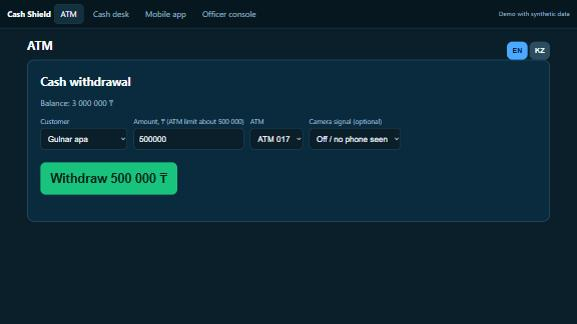
#> input picture pitch/demo-frames/01.jpg, 577 x 324 px; its folder holds 4 pictures in this run
$ python make_video.py
#> lines starting #> are read from the running program, lines starting #| are printed output that depends on the picture
"""Builds pitch/demo-backup.mp4 from the captured screens in pitch/demo-frames/.

The frames are real screenshots of the running app (production build, Russian interface),
captured step by step on 2026-11-25. The video has Russian captions and no audio.
Run: python pitch/make_video.py
"""
from pathlib import Path

import imageio.v2 as imageio
import numpy as np
from PIL import Image, ImageDraw, ImageFont

HERE = Path(__file__).parent
W, H = 1280, 720
FPS = 5
BG = (13, 43, 48)
INK = (233, 242, 238)
ACC = (61, 220, 151)
MUTED = (160, 190, 190)

FONT = r"C:\Windows\Fonts\arial.ttf"
BOLD = r"C:\Windows\Fonts\arialbd.ttf"


def font(size, bold=False):
    return ImageFont.truetype(BOLD if bold else FONT, size)


def wrap(draw, text, fnt, width):
    words, lines, cur = text.split(), [], ""
    for w in words:
        t = (cur + " " + w).strip()
        if draw.textlength(t, font=fnt) <= width:
            cur = t
        else:
            lines.append(cur)
            cur = w
    lines.append(cur)
    return lines


def card(lines, secs):
    """Text card: list of (text, size, bold, color)."""
#> called with secs = 5
    img = Image.new("RGB", (W, H), BG)
    d = ImageDraw.Draw(img)
    y = 120
    for text, size, bold, color in lines:
        f = font(size, bold)
        for ln in wrap(d, text, f, W - 200):
            d.text((100, y), ln, font=f, fill=color)
            y += int(size * 1.3)
        y += 18
#> after the loop, y = 438
    return img, secs


def shot(n, caption, secs=6):
#> called with n = 1, secs = 6
    src = Image.open(HERE / "demo-frames" / f"{n:02d}.jpg").convert("RGB")
#> src is the input picture: PIL image 577x324 RGB; mean R, G, B 13.1, 41.1, 53.6
    scale = min((W - 40) / src.width, (H - 80) / src.height)   # fit above the caption band
#> scale = 1.98
    s = src.resize((int(src.width * scale), int(src.height * scale)), Image.LANCZOS)
    img = Image.new("RGB", (W, H), BG)
    img.paste(s, ((W - s.width) // 2, 8))
    d = ImageDraw.Draw(img)
    d.rectangle([0, H - 64, W, H], fill=(7, 23, 32))
    f = font(24, True)
    lines = wrap(d, caption, f, W - 60)
#> lines = 2 items
    y = H - 60 + (52 - 28 * len(lines)) // 2
#> y = 658
    for ln in lines:
        d.text((30, y), ln, font=f, fill=INK)
        y += 28
#> this loop made 2 passes
#> y on pass 1: 686
#> (ln, y) on pass 2: ('000 ₸.', 714)
#> after the loop, y = 714
    return img, secs


def main():
    seq = [
        card([("Cash Shield (Sabyr)", 64, True, INK),
              ("Запасная запись живого демо", 36, False, ACC),
              ("Настоящие экраны работающего приложения, снятые по шагам. Без звука.", 30, False, MUTED),
              ("Все данные синтетические. Хост авторизации банка имитирован.", 30, False, MUTED)], 5),
        shot(1, "1. Гүлнар апа (вымышленная клиентка) у банкомата. Кредит взят 3 часа назад, баланс 3 000 000 ₸."),
        shot(2, "2. Первое снятие 500 000 ₸: 45 баллов, банкомат задаёт один вопрос."),
        shot(3, "3. Мошенник научил её отвечать «нет». Наличные выданы: эту потерю показываем намеренно."),
        shot(4, "4. Второе снятие, другой банкомат, камера выключена: 95 баллов. Банкомат ничего не выдаёт."),
        shot(5, "5. Касса, Болат, 2 500 000 ₸: 65 баллов. Кассир видит причины и что сказать: не выдавать."),
        shot(6, "6. Приложение, Айгерим: вклад закрыт, 2 000 000 ₸ новому получателю: 75 баллов, пауза 30 минут."),
        shot(7, "7. Консоль офицера: три операции ждут решения, у каждой причины. Доверенное лицо уведомлено (имитация).", 7),
        shot(8, "8. Чтобы снять ложную тревогу, офицер обязан написать комментарий."),
        shot(9, "9. Пауза снята: счётчик показывает 1 ложную тревогу, две операции остаются на удержании."),
        card([("Итог на 180 синтетических сценариях, замер один раз", 40, True, INK),
              ("Остановлено 78,3% мошенничества (цель 85% не достигнута)", 34, False, ACC),
              ("Потревожено 4,2% честных клиентов, на паузе 0%", 34, False, ACC),
              ("Разница ложных тревог по возрасту 8,3 п.п.: FAIL (предел 8)", 34, False, (255, 142, 134)),
              ("Правила v2 на новой выборке: 67,4% -> 76,7%, демо на v1", 34, False, (242, 184, 75)),
              ("Повторить: python tasks.py eval", 30, False, MUTED)], 9),
    ]
#> call 2 of shot, with n = 2, secs = 6
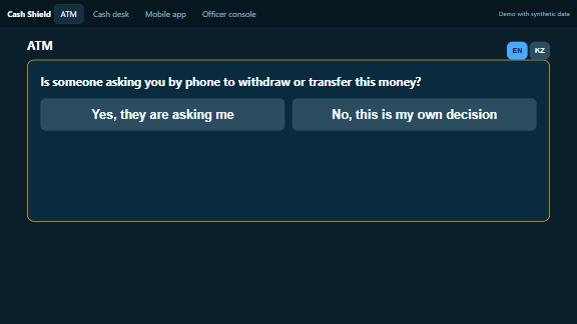
#> input picture pitch/demo-frames/02.jpg, 577 x 324 px
#> in shot, src is the input picture: PIL image 577x324 RGB; mean R, G, B 18.1, 43.1, 56.7
#> in shot (call 2), `img.paste(s, ((W - s.width) // 2, 8))`:
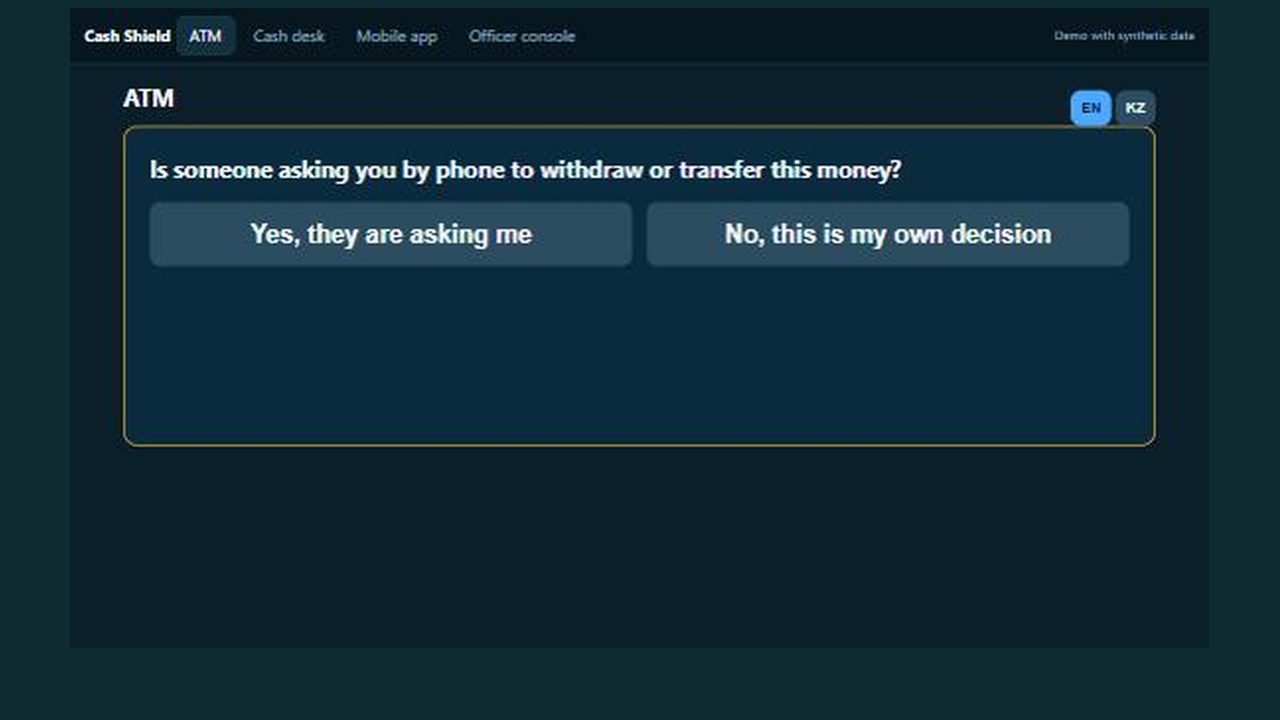
#> img: PIL image 1280x720 RGB; mean R, G, B 17.1, 43, 54.8
#> in shot (call 2), `lines = wrap(d, caption, f, W - 60)`: lines = 1 item
#> in shot (call 2), `y = H - 60 + (52 - 28 * len(lines)) // 2`: y = 672
#> the loop in shot (call 2), `for ln in lines:` made 1 pass
#> y on pass 1: 700
#> after the loop in shot (call 2), `for ln in lines:`: y = 700
#> call 3 of shot, with n = 3, secs = 6
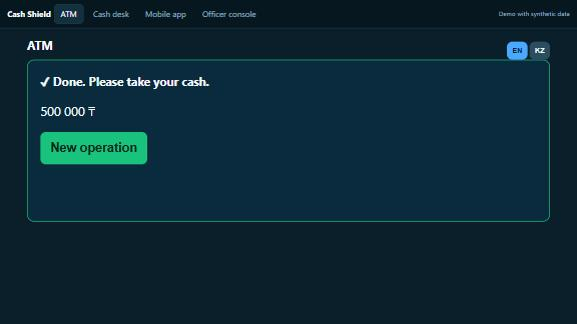
#> input picture pitch/demo-frames/03.jpg, 577 x 324 px
#> in shot, src is the input picture: PIL image 577x324 RGB; mean R, G, B 12.5, 41, 53.5
#> in shot (call 3), `img.paste(s, ((W - s.width) // 2, 8))`:
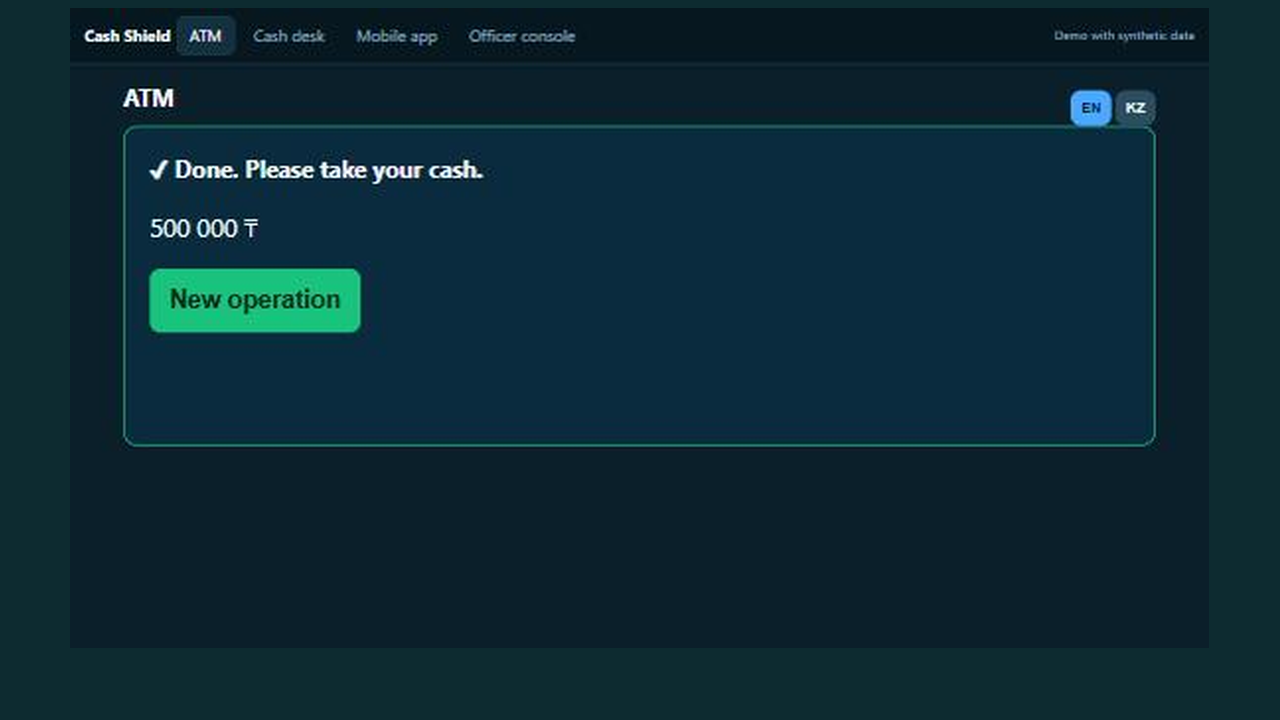
#> img: PIL image 1280x720 RGB; mean R, G, B 12.7, 41.4, 52.4
#> in shot (call 3), `lines = wrap(d, caption, f, W - 60)`: lines = 2 items
#> in shot (call 3), `y = H - 60 + (52 - 28 * len(lines)) // 2`: y = 658
#> the loop in shot (call 3), `for ln in lines:` made 2 passes
#> (ln, y) on pass 2: ('намеренно.', 714)
#> after the loop in shot (call 3), `for ln in lines:`: y = 714
#> call 4 of shot, with n = 4, secs = 6
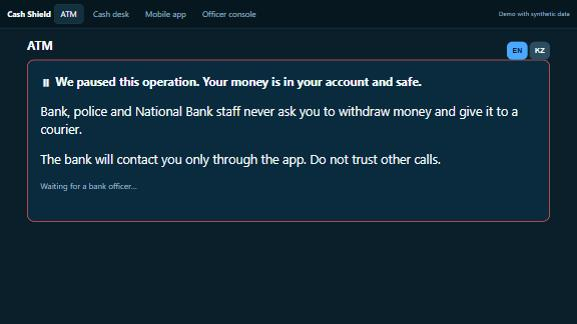
#> input picture pitch/demo-frames/04.jpg, 577 x 324 px
#> in shot, src is the input picture: PIL image 577x324 RGB; mean R, G, B 17.8, 41.9, 56
#> in shot (call 4), `s = src.resize((int(src.width * scale), int(src.height * scale)), Imag..`:
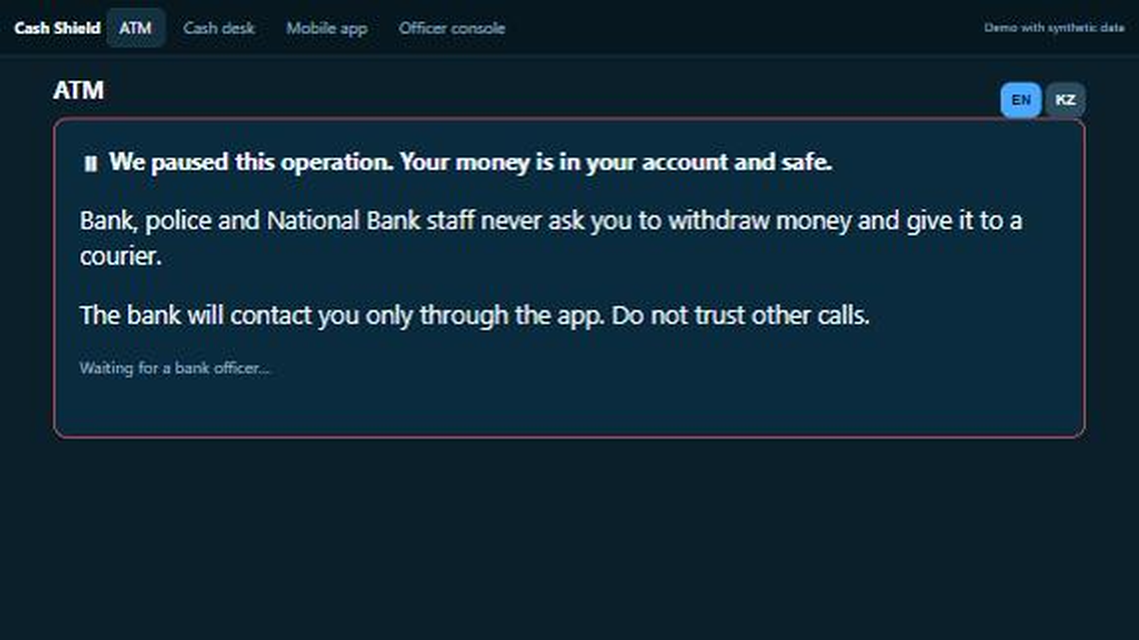
#> s: PIL image 1139x640 RGB; mean R, G, B 17.9, 41.9, 56
#> in shot (call 4), `img.paste(s, ((W - s.width) // 2, 8))`:
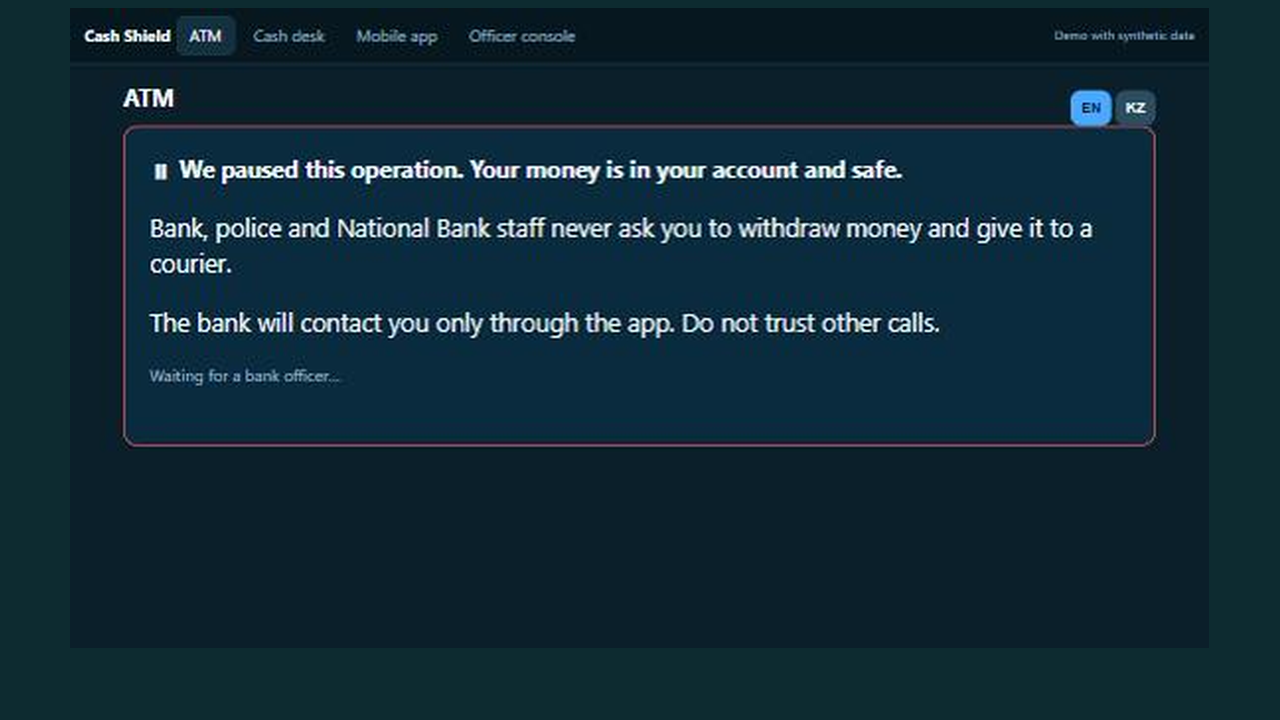
#> img: PIL image 1280x720 RGB; mean R, G, B 16.9, 42.1, 54.3
#> in shot (call 4), `y = H - 60 + (52 - 28 * len(lines)) // 2`: y = 658
#> the loop in shot (call 4), `for ln in lines:` made 2 passes
#> after the loop in shot (call 4), `for ln in lines:`: y = 714
    out = HERE / "demo-backup.mp4"
    with imageio.get_writer(out, fps=FPS, codec="libx264", quality=7, pixelformat="yuv420p",
                            macro_block_size=16) as w:
        for img, secs in seq:
            arr = np.asarray(img)
            for _ in range(int(secs * FPS)):
                w.append_data(arr)
    total = sum(s for _, s in seq)
    print(f"wrote {out} ({total} s, {out.stat().st_size // 1024} KB)")


if __name__ == "__main__":
#> (the run stopped early here; a loop or call above may not have finished)
